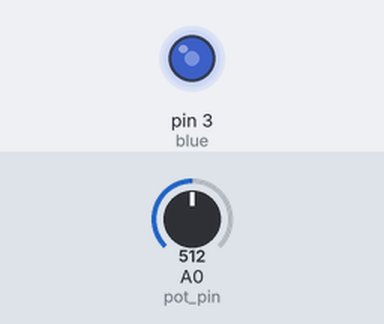
The sketch below on a simulated Arduino Uno, built with avr-gcc and run on an emulated ATmega328P. On the bench: output pins drawn as LEDs (lit = HIGH). The inputs (shaded band) are chosen by the test bench; at power-on: A0 (pot_pin) = 512.

Above: at 1.2 s.
1.3 s: A0 (pot_pin) set to 306
At 1.9 s:
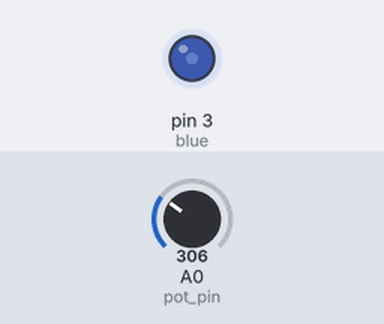
2.8 s: A0 (pot_pin) set to 122
At 4.0 s:
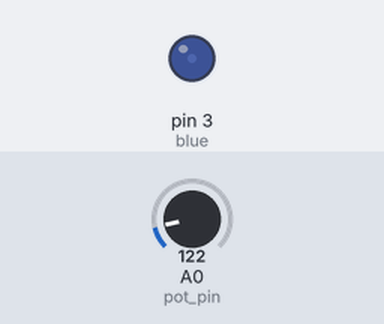
4.3 s: A0 (pot_pin) set to 0
At 5.3 s:
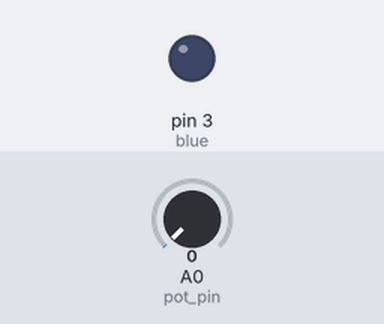
5.8 s: A0 (pot_pin) set to 900
At 6.5 s:
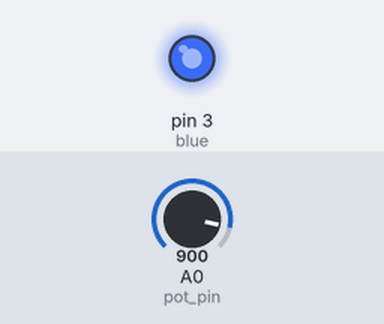
7.3 s: A0 (pot_pin) set to 511
At 7.6 s:
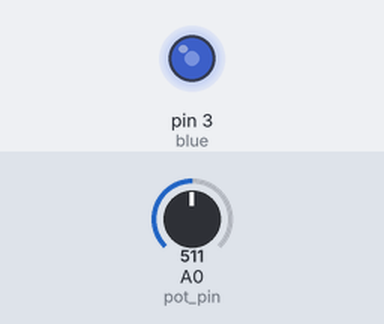
Timing chart, 0 to 9.8 s (numbered marks = the images above; inputs shaded):
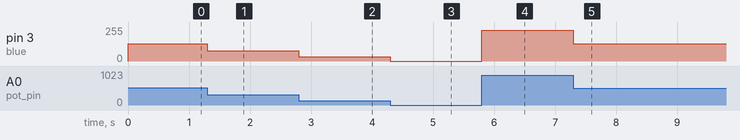

Measured:
- after the input at 1.3 s, pin 3 (blue): 130/255 → 78/255 at once
- after the input at 2.8 s, pin 3 (blue): 78/255 → 31/255 at once
- after the input at 4.3 s, pin 3 (blue): 31/255 → 0/255 at once
- after the input at 5.8 s, pin 3 (blue): 0/255 → 229/255 at once
- after the input at 7.3 s, pin 3 (blue): 229/255 → 130/255 at once

The sketch:

Potentiometer_dengan_Processing.ino
```cpp
const int blue = 3;
const int pot_pin = A0;

int pot_status;
int brigthness;

void setup() {
  // put your setup code here, to run once:

  Serial.begin (9600);

  pinMode (blue, OUTPUT);
  pinMode (pot_pin, INPUT);

}

void loop() {
  // put your main code here, to run repeatedly:

  pot_status = analogRead (pot_pin);

  brigthness = map (pot_status, 0,1000,0,255);

  analogWrite (blue, brigthness);

}
```
